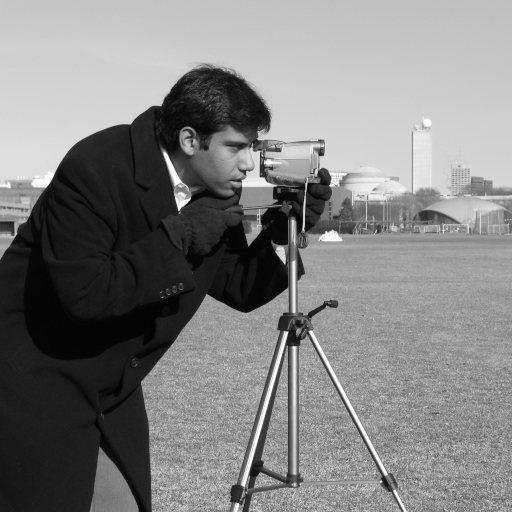
#> input picture skimage.data.camera(), 512 x 512 px
$ jupyter execute --allow-errors renaldi_alamsyah-181011401118.ipynb   (shell and % lines are left out)
#> lines starting #> are read from the running program, lines starting #| are printed output that depends on the picture; after the words box and inside, x2 and y2 are one past the last pixel; in counts of white or black regions, pixels touching at a corner belong together
[cell 1]
import numpy as np
from skimage import data
import numpy as np
from skimage import data,filters
import matplotlib.pyplot as plt
from PIL import Image, ImageFilter
from PIL import ImageEnhance
image = data.camera()
#> image is the input picture: shape (512, 512); min 0, max 255, mean 129.1
type(image)
mask = image < 87
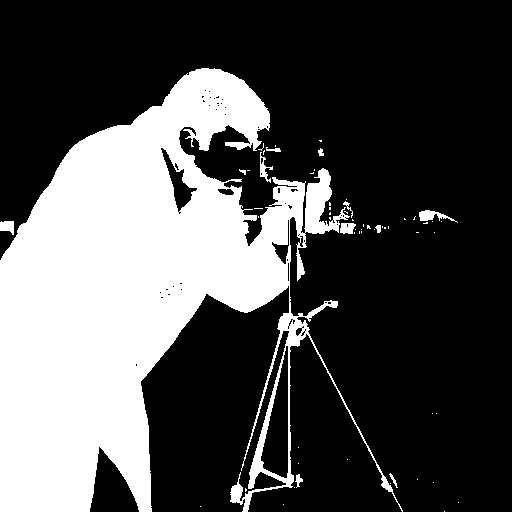
#> mask: shape (512, 512) bool; 31.1% white; 60 white regions (48 under 20 px), largest, box (x1, y1, x2, y2) and area: (0, 68, 403, 512) 80359, (419, 210, 458, 223) 213, (0, 221, 14, 235) 148
image[mask]=255
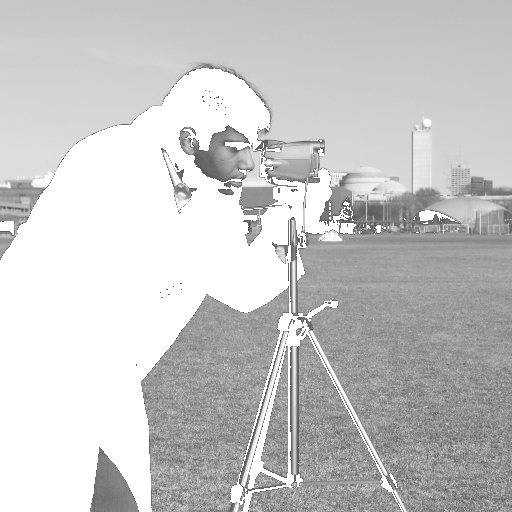
#> image: shape (512, 512); min 87, max 255, mean 199.7
plt.imshow(image, cmap='gray')

[cell 2]
im = Image.open( 'flower.jpg' )
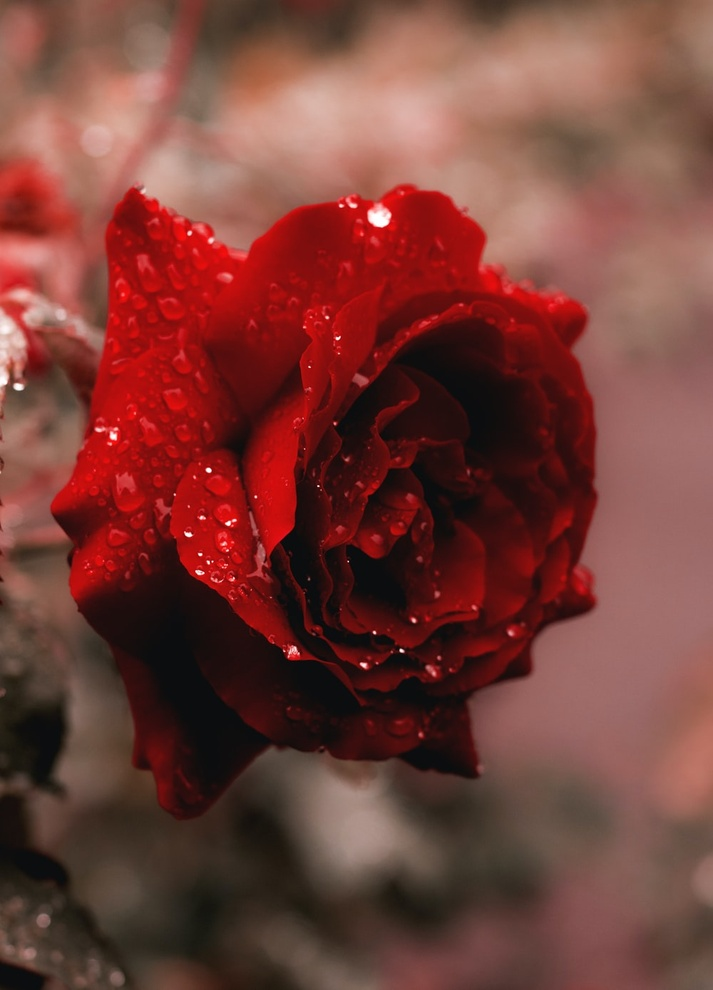
#> input picture flower.jpg, 713 x 990 px, shrunk from 1000 x 1389 before the run
#> im is the input picture: PIL image 713x990 RGB; mean R, G, B 117.7, 62.8, 55.8
plt.imshow(im)
